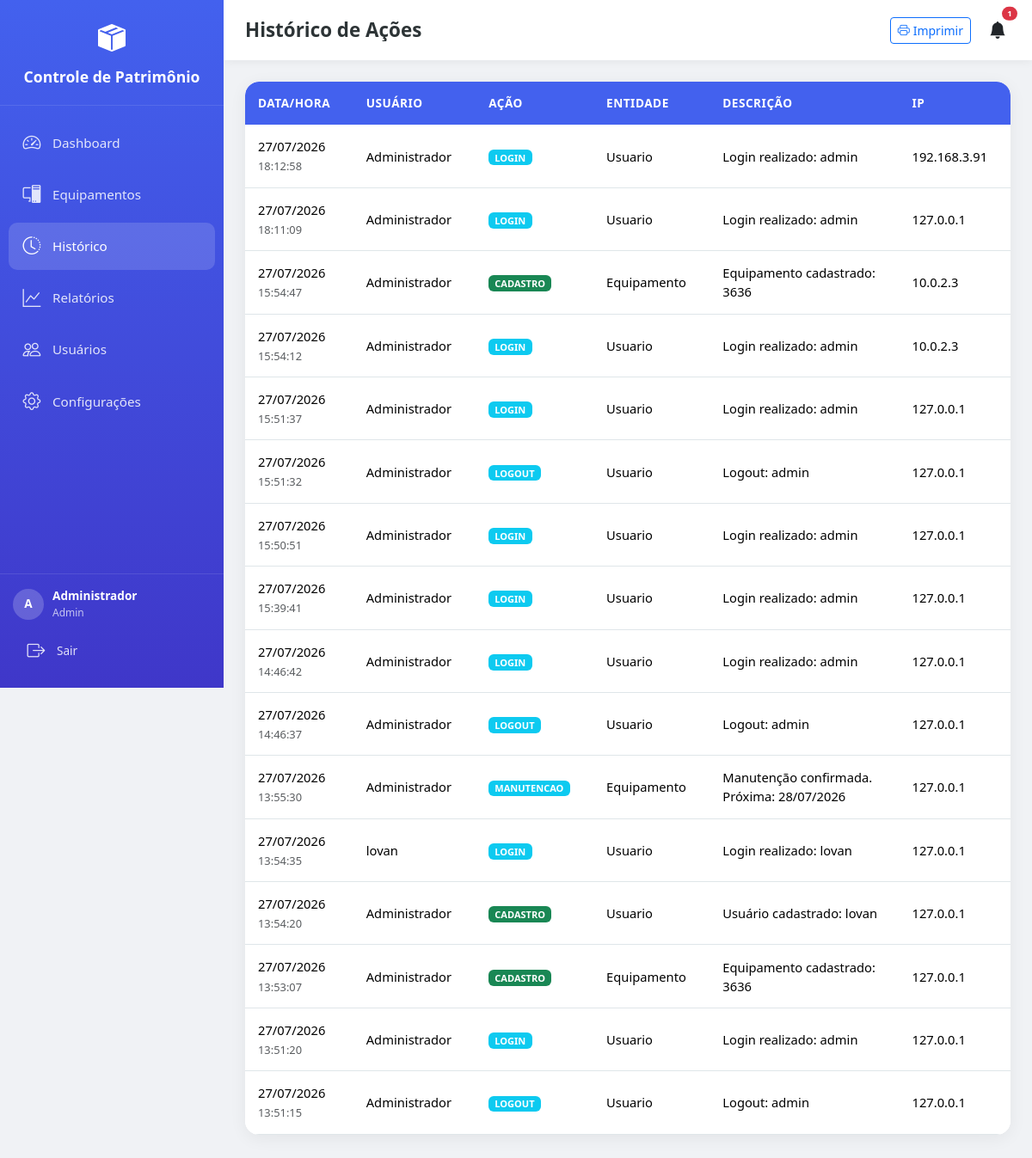
Page /historico (signed in) on the earlier database version.
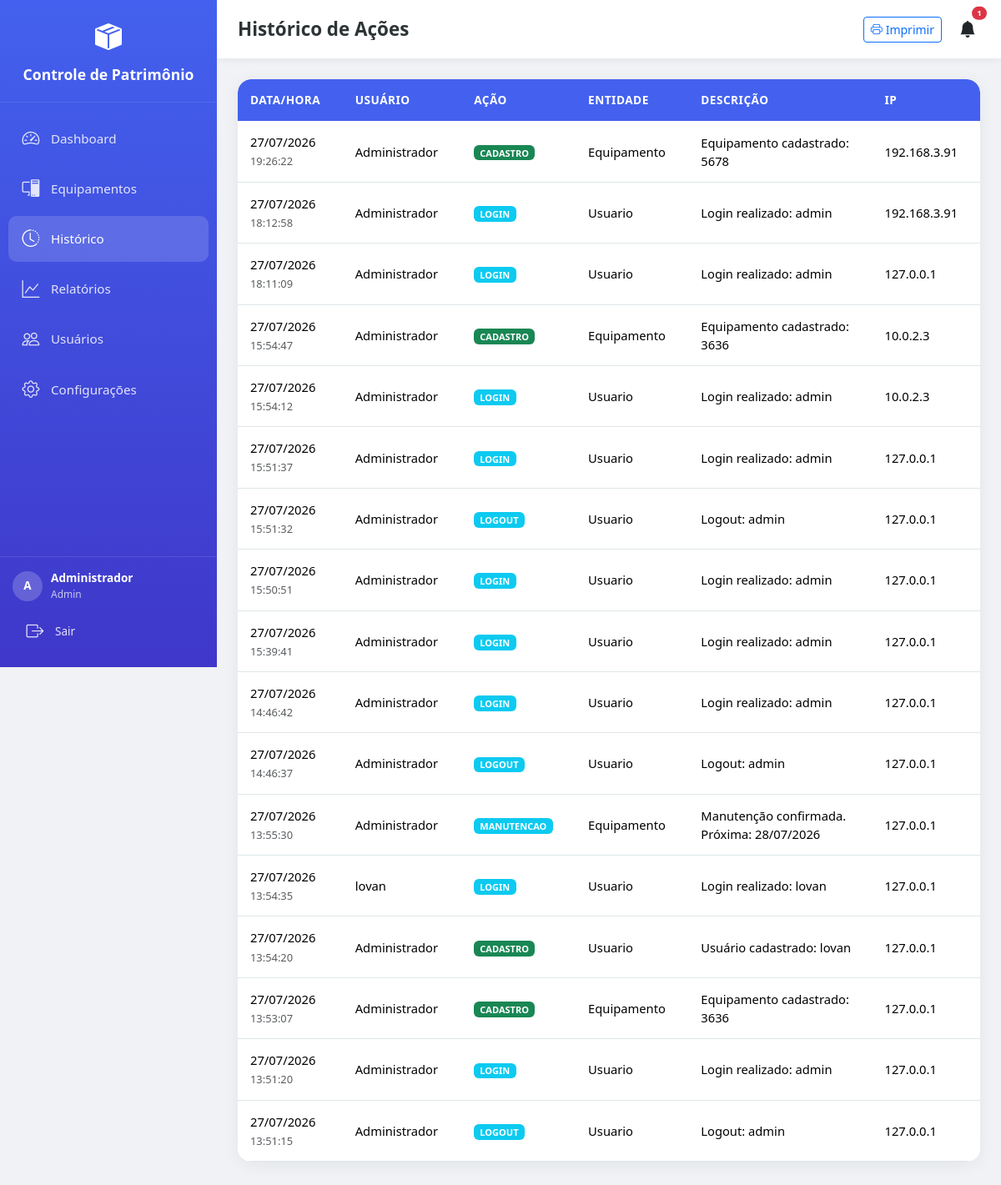
Same page on the later database version.
### app/models/models.py (models this page shows)
class Historico(db.Model):
    __tablename__ = 'historico'
    id = db.Column(db.Integer, primary_key=True)
    usuario_id = db.Column(db.Integer, db.ForeignKey('usuarios.id'), nullable=True)
    usuario_nome = db.Column(db.String(100))
    acao = db.Column(db.String(50), nullable=False)
    entidade = db.Column(db.String(50), nullable=False)
    entidade_id = db.Column(db.Integer)
    descricao = db.Column(db.Text)
    data = db.Column(db.DateTime, default=datetime.now)
    ip = db.Column(db.String(50))

### app/routes/main.py (the view)
@bp.route('/historico')
@login_required
def historico():
    page = request.args.get('page', 1, type=int)
    query = Historico.query.order_by(Historico.data.desc())
    pagination = query.paginate(page=page, per_page=50, error_out=False)
    config = Configuracao.query.first()
    return render_template('historico.html', historico=pagination.items, pagination=pagination, config=config)

### app/__init__.py (called while the page is built)
def create_app():
    app = Flask(__name__)
    app.config.from_object(Config)
    db.init_app(app)
    login_manager.init_app(app)
    login_manager.login_view = 'auth.login'
    login_manager.login_message = 'Por favor, faça login para acessar esta página.'
    login_manager.login_message_category = 'warning'
    with app.app_context():
        from app.routes import auth, main, api, admin
        app.register_blueprint(auth.bp)
        app.register_blueprint(main.bp)
        app.register_blueprint(api.bp, url_prefix='/api')
        app.register_blueprint(admin.bp, url_prefix='/admin')
        db.create_all()
        criar_admin_padrao()
        criar_config_padrao()
    @app.context_processor
    def inject_date():
        from datetime import date
        return dict(date=date)
    return app

### app/routes/auth.py (called while the page is built)
@login_manager.user_loader
def load_user(user_id):
    return Usuario.query.get(int(user_id))

### app/templates/historico.html (shortened to what this page needs)
{% extends "base.html" %}
{% block page_title %}Histórico de Ações{% endblock %}
{% block content %}
<div class="card-modern overflow-hidden">
    <div class="table-responsive">
        <table class="table table-modern mb-0">
            <thead>
                <tr>
                    <th>Data/Hora</th>
                    <th class="d-none d-md-table-cell">Usuário</th>
                    <th>Ação</th>
                    <th class="d-none d-lg-table-cell">Entidade</th>
                    <th>Descrição</th>
                    <th class="d-none d-xl-table-cell">IP</th>
                </tr>
            </thead>
            <tbody>
                {% for h in historico %}
                <tr>
                    <td>
                        <span class="d-block">{{ h.data.strftime('%d/%m/%Y') }}</span>
                        <small class="text-muted">{{ h.data.strftime('%H:%M:%S') }}</small>
                    </td>
                    <td class="d-none d-md-table-cell">{{ h.usuario_nome or 'Sistema' }}</td>
                    <td><span class="badge bg-{{ 'success' if h.acao=='CADASTRO' else 'warning' if h.acao=='EDICAO' else 'danger' if h.acao=='EXCLUSAO' else 'info' }}">{{ h.acao }}</span></td>
                    <td class="d-none d-lg-table-cell">{{ h.entidade }}</td>
                    <td>
                        {{ h.descricao or '-' }}
                    </td>
                    <td class="d-none d-xl-table-cell">{{ h.ip or '-' }}</td>
                </tr>
                {% else %}
                <tr><td colspan="6" class="text-center py-4 text-muted">Nenhum registro.</td></tr>
                {% endfor %}
            </tbody>
        </table>
    </div>
</div>
{% endblock %}

Differences in the rows shown:
added Historico: data "27/07/2026", data "19:26:22", usuario_nome "Administrador", acao "CADASTRO", entidade "Equipamento", descricao "Equipamento cadastrado: 5678", ip "192.168.3.91"
